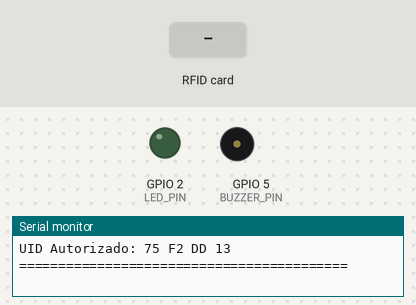
The program below on a simulated ESP32. Shown: output pins drawn as LEDs (lit = HIGH), buzzer (waves = sounding, pin HIGH), the last lines printed to the serial monitor. Inputs (shaded band) come from the test bench. WiFi joins after 1.5 s; servers stay silent unless stated; no MQTT or app messages arrive unless stated.

Above: at 1.2 s.
1.3 s: RFID card 75 F2 DD 13 held to the reader
At 3.4 s:
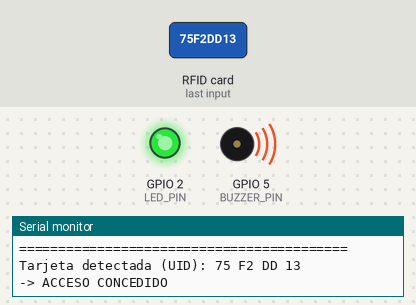
5.1 s: RFID card 5E 7A 19 C4 held to the reader
At 5.3 s:
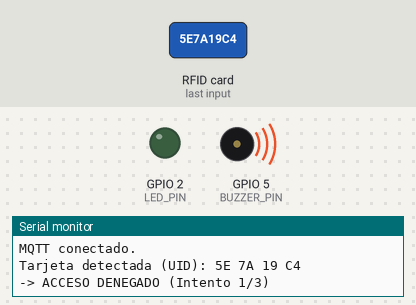
Timing chart, 0 to 8.1 s (numbered marks = the images above; inputs shaded):
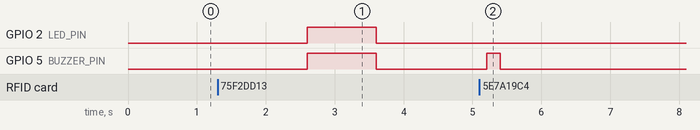

The program:

main.cpp
```cpp
#include <Arduino.h>
#include <SPI.h>
#include <MFRC522.h>
#include <WiFi.h>
#include <PubSubClient.h>
#include <ArduinoJson.h>

#include "secrets.h"


#define SS_PIN       21
#define RST_PIN      22
#define LED_PIN      2
#define BUZZER_PIN   5


const String CODIGO_PROYECTO = "IOT-C05F59AF8A";
const String TARJETA_AUTORIZADA = "75 F2 DD 13";
const unsigned long TIEMPO_BLOQUEO_MS       = 17000;  // 17 s de bloqueo
const unsigned long INTERVALO_MUESTREO_MS   = 2600;   // lectura del sensor
const unsigned long PERIODO_PUBLICACION_MS  = 21000;  // telemetría MQTT
const unsigned long INTERVALO_RECONEXION_MS = 4000;   // reintento wifi / mqtt
const int MAX_INTENTOS_FALLIDOS   = 3; // rechazos consecutivos para bloquear (regla asignada)
const int CONFIRMACIONES_ALARMA   = 4; // lecturas consecutivas para confirmar alarma
const unsigned long MARGEN_HISTERESIS_MS = 1000;


const char* TOPIC_TELEMETRY = "iot/c05f59af8a/telemetry";
const char* TOPIC_STATUS    = "iot/c05f59af8a/status";
const char* TOPIC_COMMAND   = "iot/c05f59af8a/command";
const char* TOPIC_ALERT     = "iot/c05f59af8a/alert";


MFRC522 rfid(SS_PIN, RST_PIN);
WiFiClient wifiClient;
PubSubClient mqtt(wifiClient);


int intentosFallidos = 0;
int rechazosParaAlarma = 0;
bool bloqueado = false;
bool alarmaConfirmada = false;
bool enGuardaHisteresis = false;
String modo = "AUTO";
bool silenciado = false;
unsigned long secuencia = 0;

unsigned long tUltimaMuestra = 0;
unsigned long tInicioBloqueo = 0;
unsigned long tFinGuardaHisteresis = 0;
unsigned long tUltimaPublicacion = 0;
unsigned long tUltimoIntentoConexion = 0;


bool avisoAccesoActivo = false;
unsigned long tFinAvisoAcceso = 0;
bool avisoRechazoActivo = false;
unsigned long tFinAvisoRechazo = 0;


void leerRFID();
void actualizarBloqueo();
void actualizarInterfazLocal();
void conectarMqtt();
void mqttCallback(char* topic, byte* payload, unsigned int length);
void aplicarComando(String comando);
void publicarTelemetria();
void publicarAlerta(const char* motivo);

void setup() {

  Serial.begin(115200);


  pinMode(LED_PIN, OUTPUT);
  pinMode(BUZZER_PIN, OUTPUT);


  digitalWrite(LED_PIN, LOW);
  digitalWrite(BUZZER_PIN, LOW);


  SPI.begin();
  rfid.PCD_Init();


  WiFi.mode(WIFI_STA);
  WiFi.begin(WIFI_SSID, WIFI_PASSWORD);
  mqtt.setServer(MQTT_BROKER, MQTT_PORT);
  mqtt.setCallback(mqttCallback);


  Serial.println("==========================================");
  Serial.print("Sistema RFID conectado - Proyecto: ");
  Serial.println(CODIGO_PROYECTO);
  Serial.print("UID Autorizado: ");
  Serial.println(TARJETA_AUTORIZADA);
  Serial.println("==========================================");
}

void loop() {
  unsigned long ahora = millis();


  if (WiFi.status() != WL_CONNECTED) {
    if (ahora - tUltimoIntentoConexion >= INTERVALO_RECONEXION_MS) {
      tUltimoIntentoConexion = ahora;
      Serial.println("Reintentando conexion WiFi...");
      WiFi.disconnect();
      WiFi.begin(WIFI_SSID, WIFI_PASSWORD);
    }
  } else if (!mqtt.connected()) {
    if (ahora - tUltimoIntentoConexion >= INTERVALO_RECONEXION_MS) {
      tUltimoIntentoConexion = ahora;
      conectarMqtt();
    }
  } else {
    mqtt.loop();
  }


  if (ahora - tUltimaMuestra >= INTERVALO_MUESTREO_MS) {
    tUltimaMuestra = ahora;
    leerRFID();
  }


  actualizarBloqueo();


  actualizarInterfazLocal();


  if (mqtt.connected() && (ahora - tUltimaPublicacion >= PERIODO_PUBLICACION_MS)) {
    tUltimaPublicacion = ahora;
    publicarTelemetria();
  }
}

void leerRFID() {

  if (!rfid.PICC_IsNewCardPresent() || !rfid.PICC_ReadCardSerial()) {
    return;
  }


  if (rfid.uid.size < 4 || rfid.uid.size > 7) {
    Serial.println("-> Lectura no valida (tamano de UID fuera de rango).");
    rfid.PICC_HaltA();
    return;
  }


  String tarjetaLeida = "";
  for (byte i = 0; i < rfid.uid.size; i++) {
    tarjetaLeida += String(rfid.uid.uidByte[i] < 0x10 ? " 0" : " ");
    tarjetaLeida += String(rfid.uid.uidByte[i], HEX);
  }
  tarjetaLeida.toUpperCase();
  tarjetaLeida.trim();

  Serial.print("Tarjeta detectada (UID): ");
  Serial.println(tarjetaLeida);

  if (bloqueado) {

    if (tarjetaLeida != TARJETA_AUTORIZADA) {
      rechazosParaAlarma++;
      Serial.print("-> Rechazo durante el bloqueo (");
      Serial.print(rechazosParaAlarma);
      Serial.println(") - no se concede acceso.");

      if (rechazosParaAlarma >= CONFIRMACIONES_ALARMA && !alarmaConfirmada) {
        alarmaConfirmada = true;
        Serial.println("-> ALARMA CONFIRMADA (4 lecturas consecutivas de rechazo).");
        publicarAlerta("alarma_confirmada");
      }
    } else {
      Serial.println("-> Lectura autorizada recibida durante el bloqueo: se ignora (el bloqueo se cumple por tiempo).");
    }
    rfid.PICC_HaltA();
    return;
  }

  if (tarjetaLeida == TARJETA_AUTORIZADA) {
    Serial.println("-> ACCESO CONCEDIDO");
    intentosFallidos = 0;
    rechazosParaAlarma = 0;

    if (alarmaConfirmada) {
      alarmaConfirmada = false;
    }

    avisoAccesoActivo = true;
    tFinAvisoAcceso = millis() + 1000;
  } else {
    intentosFallidos++;
    rechazosParaAlarma++;
    Serial.print("-> ACCESO DENEGADO (Intento ");
    Serial.print(intentosFallidos);
    Serial.print("/");
    Serial.print(MAX_INTENTOS_FALLIDOS);
    Serial.println(")");

    avisoRechazoActivo = true;
    tFinAvisoRechazo = millis() + 200;

    if (intentosFallidos >= MAX_INTENTOS_FALLIDOS && !bloqueado) {
      bloqueado = true;
      tInicioBloqueo = millis();
      Serial.println("-> ALERTA: Tres rechazos consecutivos detectados.");
      Serial.print("-> SISTEMA BLOQUEADO TEMPORALMENTE POR ");
      Serial.print(TIEMPO_BLOQUEO_MS / 1000);
      Serial.println(" SEGUNDOS.");
      publicarAlerta("bloqueo_por_rechazos");
    }


    if (rechazosParaAlarma >= CONFIRMACIONES_ALARMA) {
      alarmaConfirmada = true;
      Serial.println("-> ALARMA CONFIRMADA (4 lecturas consecutivas de rechazo).");
      publicarAlerta("alarma_confirmada");
    }
  }


  rfid.PICC_HaltA();
}

void actualizarBloqueo() {
  unsigned long ahora = millis();

  if (bloqueado && (ahora - tInicioBloqueo >= TIEMPO_BLOQUEO_MS)) {

    if (!enGuardaHisteresis) {
      enGuardaHisteresis = true;
      tFinGuardaHisteresis = ahora + MARGEN_HISTERESIS_MS;
      Serial.println("-> Bloqueo cumplido, esperando margen de histeresis...");
    } else if (ahora >= tFinGuardaHisteresis) {
      bloqueado = false;
      enGuardaHisteresis = false;
      intentosFallidos = 0;
      rechazosParaAlarma = 0;
      Serial.println("-> SISTEMA DESBLOQUEADO Y LISTO.");
    }
  }
}

void actualizarInterfazLocal() {
  unsigned long ahora = millis();

  if (alarmaConfirmada) {
    digitalWrite(LED_PIN, HIGH);
    if (silenciado) {
      digitalWrite(BUZZER_PIN, LOW);
    } else {
      digitalWrite(BUZZER_PIN, (ahora / 250) % 2 == 0 ? HIGH : LOW);
    }
    return;
  }

  if (bloqueado) {
    digitalWrite(LED_PIN, (ahora / 500) % 2 == 0 ? HIGH : LOW);
    digitalWrite(BUZZER_PIN, LOW);
    return;
  }


  if (avisoAccesoActivo) {
    digitalWrite(LED_PIN, HIGH);
    digitalWrite(BUZZER_PIN, HIGH);
    if (ahora >= tFinAvisoAcceso) {
      avisoAccesoActivo = false;
      digitalWrite(LED_PIN, LOW);
      digitalWrite(BUZZER_PIN, LOW);
    }
    return;
  }


  if (avisoRechazoActivo) {
    digitalWrite(BUZZER_PIN, HIGH);
    if (ahora >= tFinAvisoRechazo) {
      avisoRechazoActivo = false;
      digitalWrite(BUZZER_PIN, LOW);
    }
    return;
  }

  digitalWrite(LED_PIN, LOW);
  digitalWrite(BUZZER_PIN, LOW);
}

void conectarMqtt() {
  Serial.println("Intentando conectar a MQTT (nube)...");
  String clientId = "esp32-" + CODIGO_PROYECTO;
  if (mqtt.connect(clientId.c_str(), MQTT_USER, MQTT_PASSWORD)) {
    Serial.println("MQTT conectado.");
    mqtt.subscribe(TOPIC_COMMAND);
    mqtt.publish(TOPIC_STATUS, "{\"status\":\"online\"}");
  } else {
    Serial.print("Fallo MQTT, rc=");
    Serial.println(mqtt.state());
  }
}

void mqttCallback(char* topic, byte* payload, unsigned int length) {
  String mensaje;
  for (unsigned int i = 0; i < length; i++) mensaje += (char)payload[i];
  mensaje.trim();
  Serial.print("Comando recibido: ");
  Serial.println(mensaje);
  aplicarComando(mensaje);
}

void aplicarComando(String comando) {
  if (comando == "AUTO") {
    modo = "AUTO";
    silenciado = false;
  } else if (comando == "ARMAR") {
    modo = "ARMADO";
  } else if (comando == "SILENCIAR") {
    silenciado = true;
  } else {
    Serial.println("COMANDO_DESCONOCIDO");
    publicarAlerta("COMANDO_DESCONOCIDO");
    return;
  }

  StaticJsonDocument<128> doc;
  doc["device_id"] = CODIGO_PROYECTO;
  doc["comando_aplicado"] = comando;
  doc["modo"] = modo;
  char buffer[128];
  serializeJson(doc, buffer);
  mqtt.publish(TOPIC_STATUS, buffer);
}

void publicarTelemetria() {
  secuencia++;

  StaticJsonDocument<256> doc;
  doc["device_id"] = CODIGO_PROYECTO;
  doc["variable"] = "identificador RFID";
  doc["value"] = intentosFallidos;
  doc["unit"] = "rechazos_consecutivos";
  doc["mode"] = modo;
  doc["alarm"] = alarmaConfirmada;
  doc["blocked"] = bloqueado;
  doc["sequence"] = secuencia;

  char buffer[256];
  serializeJson(doc, buffer);
  mqtt.publish(TOPIC_TELEMETRY, buffer);

  Serial.print("Telemetria publicada: ");
  Serial.println(buffer);
}

void publicarAlerta(const char* motivo) {
  StaticJsonDocument<192> doc;
  doc["device_id"] = CODIGO_PROYECTO;
  doc["evento"] = motivo;
  doc["mode"] = modo;
  doc["sequence"] = secuencia;

  char buffer[192];
  serializeJson(doc, buffer);

  if (mqtt.connected()) {
    mqtt.publish(TOPIC_ALERT, buffer);
  }
  Serial.print("Alerta: ");
  Serial.println(buffer);
}
```

secrets.h
```cpp
#ifndef SECRETS_H
#define SECRETS_H


#define WIFI_SSID     "Wokwi-GUEST"
#define WIFI_PASSWORD ""

#define MQTT_BROKER   "broker.hivemq.com"
#define MQTT_PORT     1883
#define MQTT_USER     ""
#define MQTT_PASSWORD ""

#endif
```

Measured:
- after the input at 1.3 s, GPIO 2 (LED_PIN), GPIO 5 (BUZZER_PIN): LOW → HIGH after 1.3 s, → LOW 1.0 s later
- after the input at 5.1 s, GPIO 5 (BUZZER_PIN): LOW → HIGH after 0.10 s, → LOW 0.20 s later
